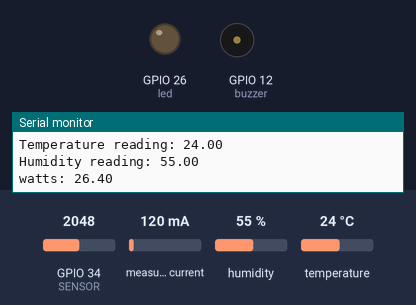
Simulated run of this sketch. Board: ESP32. Shown: output pins drawn as LEDs (lit = HIGH), buzzer (waves = sounding, pin HIGH), the last lines printed to the serial monitor. Dashed ring = blinking. The test bench sets the inputs (shaded band); at power-on: GPIO 34 (SENSOR) = 2048, measured current 120 mA, humidity 55 %, temperature 24 °C. WiFi joins after 1.5 s; servers stay silent unless stated.

Above: at 2.7 s.
2.8 s: GPIO 34 (SENSOR) set to 2143
At 5.02 s:
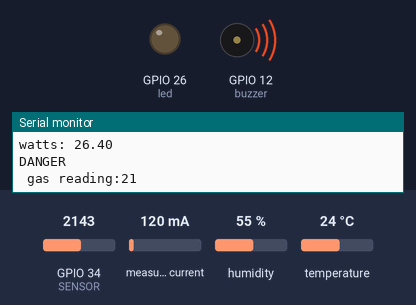
At 5.4 s:
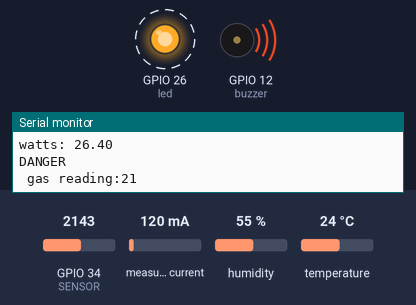
9.0 s: GPIO 34 (SENSOR) set to 1228
At 9.5 s:
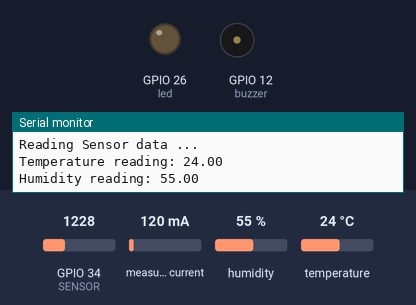
Timing chart, 0 to 12.0 s (numbered marks = the images above; inputs shaded):
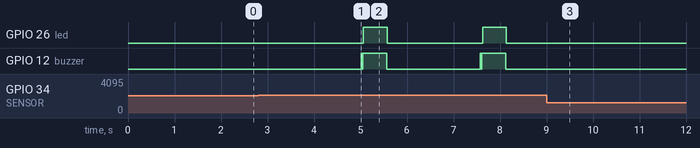

Measured:
- the behaviour switches between 2099 and 2100 on GPIO 34 (SENSOR) (found by bisection; images 0 and 1)
- after the input at 2.8 s, GPIO 26 (led): alternates HIGH for 0.51 s and LOW for 2.1 s, starting after 2.3 s
- after the input at 9.0 s, GPIO 26 (led), GPIO 12 (buzzer): stops changing and stays LOW

The sketch:

SEM.ino
```cpp
//LIBRERIS WE NEED .

#include <WiFi.h>
#include <Firebase_ESP_Client.h>
#include <addons/TokenHelper.h>
#include "DHT.h"
#include "EmonLib.h"

// DIFINEING MQ MH GAS SENSOR.
#define SENSOR 34

// DIFINEING DH11 SENSOR.
#define DHTPIN 4
#define DHTTYPE DHT11

//WIFI SETTINGS.
#define WIFI_SSID "******" //WIFE NAME.
#define WIFI_PASSWORD "******" //WIFE PASS.

//FIREBASE SETTINGS.
#define USER_EMAIL "******" //USER NAME FROM FIREBASE ATHANTICTION.
#define USER_PASSWORD "******" //USER PASS FROM FIREBASE ATHANTICTION.

#define API_KEY "******" //API KEY FROM FIREBASE.
#define FIREBASE_PROJECT_ID "******" //PROJECT ID FROM FIREBASE.

//DEFINEING.

DHT dht(DHTPIN, DHTTYPE);

EnergyMonitor emon1;

FirebaseData fbdo;
FirebaseAuth auth;
FirebaseConfig config;

unsigned long dataMillis = 0;
int count = 0;
bool taskcomplete = false;

int led = 26; //PIN
int buzzer = 12; //PIN

float sensorValue;
int gas = 0;

double humidity = 0 ;
double temperature = 0 ;

double watts = 0;

void setup()
{
    Serial.println("Sensor start");
    pinMode(buzzer, OUTPUT);
    pinMode(led, OUTPUT);
    emon1.current(32, 4.75);
    dht.begin();
    Serial.begin(115200);

    WiFi.begin(WIFI_SSID, WIFI_PASSWORD);
    Serial.print("Connecting to Wi-Fi");
    while (WiFi.status() != WL_CONNECTED)
    {
        Serial.print(".");
        delay(300);
    }
    Serial.println();
    Serial.print("Connected with IP: ");
    Serial.println(WiFi.localIP());
    Serial.println();

    Serial.printf("Firebase Client v%s\n\n", FIREBASE_CLIENT_VERSION);

    config.api_key = API_KEY;


    auth.user.email = USER_EMAIL;
    auth.user.password = USER_PASSWORD;


    config.token_status_callback = tokenStatusCallback;

    Firebase.begin(&config, &auth);

    Firebase.reconnectWiFi(true);
}

void loop()
{

   // DH11 sensor function .

  Serial.println("------------------------------------");
  Serial.println("Reading Sensor data ...");

  humidity = dht.readHumidity();
  temperature = dht.readTemperature();

  if (isnan(temperature) || isnan(humidity)) {
    Serial.println(F("Failed to read from DHT sensor!"));
     delay(500);
    return;
  }
  Serial.printf("Temperature reading: %.2f \n", temperature);
  Serial.printf("Humidity reading: %.2f \n", humidity);
  delay(500);

  // HW-66 watts sensor function .

  double Irms = emon1.calcIrms(1480);
  watts = Irms * 220.0;
  Serial.printf("watts: %.2f \n", watts);
  delay(500);

 // MQ MH gas sensor function .

 sensorValue= analogRead(SENSOR);

 gas = sensorValue/100.0;
 if ((gas)<=(20))
 {
  Serial.printf("gas reading:  air is safe \n");
  delay (500);
 }
  else
  {
  Serial.printf("DANGER \n gas reading:%d \n", gas);

  // alarm settings led and buzzer.

  digitalWrite(buzzer, HIGH);
     delay(20);
  digitalWrite(buzzer, LOW);
     delay(10);
  digitalWrite(buzzer, HIGH);
     delay(20);
  digitalWrite(led, HIGH);
     delay(500);
  digitalWrite(buzzer, LOW);
     delay(10);
  digitalWrite(led, LOW);
     delay(500);


  }delay (300);

  //Firebase: creating a document in firestore and paching in every change .

    if (Firebase.ready() && (millis() - dataMillis > 60000 || dataMillis == 0))
    {
        dataMillis = millis();
        FirebaseJson content;
        String documentPath = "House/room";
        if (!taskcomplete)
        {
            taskcomplete = true;

            content.clear();
            content.set("fields/humidity/stringValue", String(humidity).c_str());
            content.set("fields/temperature/stringValue", String(temperature).c_str());
            content.set("fields/watts/stringValue", String(watts).c_str());
            content.set("fields/gas/stringValue", String(watts).c_str());


            Serial.print("Create a document... ");

            if (Firebase.Firestore.createDocument(&fbdo, FIREBASE_PROJECT_ID, "", documentPath.c_str(), content.raw()))
                Serial.printf("ok\n%s\n\n", fbdo.payload().c_str());
            else {
                Serial.println(fbdo.errorReason());
            }
        }

        content.clear();
        content.set("fields/humidity/stringValue", String(humidity).c_str());
        content.set("fields/temperature/stringValue", String(temperature).c_str());
        content.set("fields/watts/stringValue", String(watts).c_str());
        content.set("fields/gas/stringValue", String(watts).c_str());


        Serial.print("Update a document... ");

        if (Firebase.Firestore.patchDocument(&fbdo, FIREBASE_PROJECT_ID, "", documentPath.c_str(), content.raw(), "temperature,humidity,watts,gas"))
            Serial.printf("ok\n%s\n\n", fbdo.payload().c_str());
        else
            Serial.println(fbdo.errorReason());
    }
}
```
